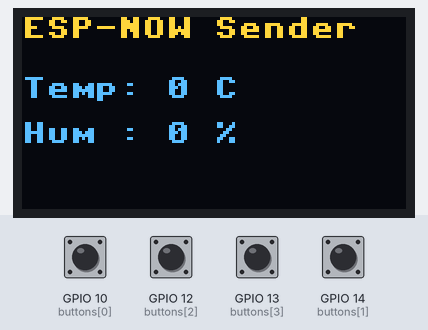
Bench run of a program on a simulated ESP8266 board running MicroPython. Parts: 128×64 one-colour display. Inputs (shaded band) come from the test bench; at power-on: GPIO 10 (buttons[0]), GPIO 12 (buttons[2]), GPIO 13 (buttons[3]), GPIO 14 (buttons[1]) HIGH. The OLED is the two-colour kind (top 16 rows yellow); no radio messages arrive unless stated (any console line starting 'radio sent:' is added by the test bench); what the program prints to the serial console is not drawn.

Above: at 1.2 s.

The program:

sender.py
```python
from machine import Pin, I2C
import network
import espnow
import time
import ssd1306

# ----------------------------
#  Wi-Fi Initialization
# ----------------------------
sta = network.WLAN(network.STA_IF)
sta.active(True)
sta.disconnect()

# ----------------------------
#  ESP-NOW Initialization
# ----------------------------
esp = espnow.ESPNow()
esp.active(True)

# ----------------------------
#  Add Peer (Receiver MAC)
# ----------------------------
peer = b'\xd8\xbf\xc0\x0ed\xe9'   # Replace with receiver MAC
esp.add_peer(peer)

# ----------------------------
#  OLED Setup (0.96 inch I2C OLED)
# ----------------------------
i2c = I2C(scl=Pin(5), sda=Pin(4))  # adjust pins for your wiring
oled = ssd1306.SSD1306_I2C(128, 64, i2c)

# ----------------------------
#  Buttons Setup
# ----------------------------
buttons = [
    Pin(10, Pin.IN, Pin.PULL_UP),   # Button 1 → Relay 1
    Pin(14, Pin.IN, Pin.PULL_UP),   # Button 2 → Relay 2
    Pin(12, Pin.IN, Pin.PULL_UP),   # Button 3 → Relay 3
    Pin(13, Pin.IN, Pin.PULL_UP)    # Button 4 → Relay 4
]

relay_states = [0, 0, 0, 0]
last_press_times = [0, 0, 0, 0]

# Variables for received sensor data
temp = 0
hum = 0

print("Sender ready. Buttons → Relay Control | OLED → DHT Data")

# ----------------------------
#  Main Loop
# ----------------------------
while True:
    # ----- Handle Button Press -----
    for i, button in enumerate(buttons):
        if button.value() == 0:  # pressed
            if time.ticks_diff(time.ticks_ms(), last_press_times[i]) > 300:
                # Toggle relay state
                relay_states[i] = 1 - relay_states[i]

                # Sirf 1 ya 0 bhejna (R1:1 or R1:0)
                msg = f"{i+1}:{relay_states[i]}".encode()
                esp.send(peer, msg)
                print("Sent:", msg)

                last_press_times[i] = time.ticks_ms()

    # ----- Handle Received Data (Temp/Hum from receiver) -----
    if esp.any():
        host, msg = esp.recv()
        try:
            msg = msg.decode()
            if msg.startswith("T:"):
                parts = msg.split(",")
                temp = int(parts[0].split(":")[1])
                hum = int(parts[1].split(":")[1])
                print(f"Received → Temp={temp}°C, Hum={hum}%")
        except:
            pass

    # ----- Update OLED -----
    oled.fill(0)
    oled.text("ESP-NOW Sender", 0, 0)
    oled.text(f"Temp: {temp} C", 0, 20)
    oled.text(f"Hum : {hum} %", 0, 35)


    oled.show()

    time.sleep_ms(100)
```
